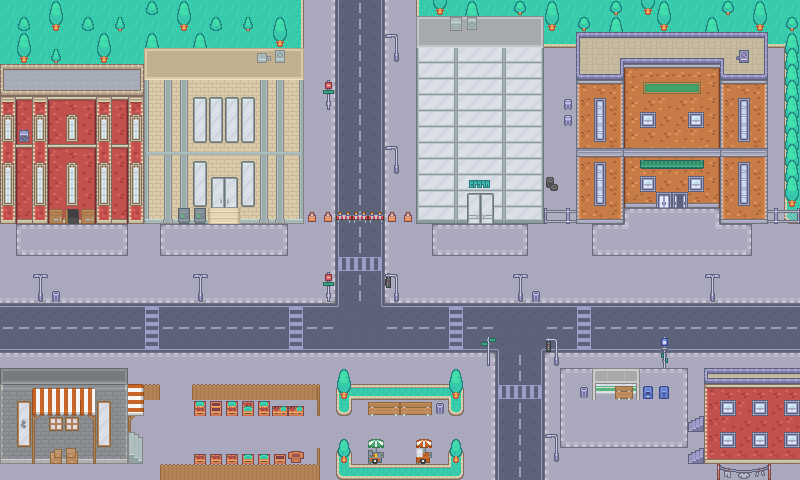

Below is a game level as drawn by its tile map, then a one-line description and the .tmx that defines it (tile-layer data replaced by summaries):
An orthogonal 50x30 tile map with 16x16 px tiles, 24 tile layers (фон, дорога, асфальт, газон, ...), 2 tilesets and 18 objects.

<map version="1.10" tiledversion="1.11.2" orientation="orthogonal" renderorder="right-down" width="50" height="30" tilewidth="16" tileheight="16" infinite="0" nextlayerid="38" nextobjectid="31">
 <editorsettings>
  <export target="city1.tmj" format="json" />
 </editorsettings>
 <tileset firstgid="1" source="tilemap_packed.tsx" />
 <tileset firstgid="487" source="tilemap_packed1.tsx" />
 <layer id="1" name="фон" width="50" height="30">
  <data>[1500 cells, 1500 non-empty, 1 distinct tile ids]</data>
 </layer>
 <layer id="2" name="дорога" width="50" height="30">
  <data>[1500 cells, 231 non-empty, 17 distinct tile ids]</data>
 </layer>
 <layer id="9" name="асфальт" width="50" height="30">
  <data>[1500 cells, 230 non-empty, 10 distinct tile ids]</data>
 </layer>
 <objectgroup id="35" name="Подписи зданий" offsetx="8" offsety="192">
  <object id="3" x="600" y="40" width="133" height="12.3333">
   <text fontfamily="QuinqueFive" pixelsize="10" wrap="1" color="#55557f">Предприятие</text>
  </object>
  <object id="5" x="445" y="40" width="61.6667" height="19">
   <text fontfamily="QuinqueFive" pixelsize="10" wrap="1" color="#55557f">биржа</text>
  </object>
  <object id="6" x="190" y="40" width="53" height="19">
   <text fontfamily="QuinqueFive" pixelsize="10" wrap="1" color="#55557f">банк</text>
  </object>
  <object id="7" x="10" y="40" width="111" height="19">
   <text fontfamily="QuinqueFive" pixelsize="10" wrap="1" color="#55557f">налоговая</text>
  </object>
  <object id="8" x="192" y="240" width="88" height="16.0653" rotation="359.974">
   <text fontfamily="QuinqueFive" pixelsize="10" wrap="1" color="#55557f">магазин </text>
  </object>
  <object id="9" x="570" y="215" width="87" height="15">
   <text fontfamily="QuinqueFive" pixelsize="10" wrap="1" color="#55557f">новости</text>
  </object>
 </objectgroup>
 <group id="33" name="задний план газон">
  <layer id="18" name="газон" width="50" height="30">
   <data>[1500 cells, 178 non-empty, 7 distinct tile ids]</data>
  </layer>
  <layer id="25" name="деревья" width="50" height="30">
   <data>[1500 cells, 54 non-empty, 6 distinct tile ids]</data>
  </layer>
 </group>
 <layer id="31" name="декор улицы" width="50" height="30">
  <properties>
   <property name="collides" type="bool" value="true" />
  </properties>
  <data>[1500 cells, 42 non-empty, 20 distinct tile ids]</data>
 </layer>
 <group id="20" name="магазин">
  <layer id="22" name="забор" width="50" height="30">
   <properties>
    <property name="collides" type="bool" value="true" />
   </properties>
   <data>[1500 cells, 22 non-empty, 8 distinct tile ids]</data>
  </layer>
  <layer id="7" name="магазин здание" width="50" height="30">
   <data>[1500 cells, 50 non-empty, 14 distinct tile ids]</data>
  </layer>
  <layer id="19" name="магазин детали" width="50" height="30">
   <properties>
    <property name="collides" type="bool" value="true" />
   </properties>
   <data>[1500 cells, 25 non-empty, 19 distinct tile ids]</data>
  </layer>
  <layer id="21" name="магазин витрины" width="50" height="30">
   <properties>
    <property name="collides" type="bool" value="true" />
   </properties>
   <data>[1500 cells, 16 non-empty, 10 distinct tile ids]</data>
  </layer>
 </group>
 <group id="24" name="парк">
  <layer id="23" name="парк" width="50" height="30">
   <data>[1500 cells, 20 non-empty, 7 distinct tile ids]</data>
  </layer>
  <layer id="34" name="деревья скамейки" width="50" height="30">
   <properties>
    <property name="collides" type="bool" value="true" />
   </properties>
   <data>[1500 cells, 18 non-empty, 11 distinct tile ids]</data>
  </layer>
 </group>
 <group id="27" name="новости">
  <layer id="8" name="новости" width="50" height="30">
   <properties>
    <property name="collides" type="bool" value="true" />
   </properties>
   <data>[1500 cells, 6 non-empty, 6 distinct tile ids]</data>
  </layer>
  <layer id="26" name="скамейка" width="50" height="30">
   <data>[1500 cells, 5 non-empty, 5 distinct tile ids]</data>
  </layer>
 </group>
 <group id="30" name="просто дом">
  <layer id="28" name="просто дом здание" width="50" height="30">
   <data>[1500 cells, 38 non-empty, 10 distinct tile ids]</data>
  </layer>
  <layer id="29" name="просто дом декор" width="50" height="30">
   <data>[1500 cells, 11 non-empty, 6 distinct tile ids]</data>
  </layer>
 </group>
 <group id="11" name="налоговая">
  <layer id="3" name="налоговая здание" width="50" height="30">
   <data>[1500 cells, 90 non-empty, 19 distinct tile ids]</data>
  </layer>
  <layer id="10" name="налоговая детали" width="50" height="30">
   <data>[1500 cells, 29 non-empty, 6 distinct tile ids]</data>
  </layer>
 </group>
 <group id="13" name="банк">
  <layer id="4" name="банк здание" width="50" height="30">
   <data>[1500 cells, 110 non-empty, 20 distinct tile ids]</data>
  </layer>
  <layer id="12" name="банк детали" width="50" height="30">
   <data>[1500 cells, 26 non-empty, 10 distinct tile ids]</data>
  </layer>
 </group>
 <group id="15" name="биржа">
  <layer id="5" name="биржа здание" width="50" height="30">
   <data>[1500 cells, 104 non-empty, 14 distinct tile ids]</data>
  </layer>
  <layer id="14" name="биржа детали" width="50" height="30">
   <data>[1500 cells, 8 non-empty, 8 distinct tile ids]</data>
  </layer>
 </group>
 <group id="17" name="предприятие">
  <layer id="6" name="предприятие здание" width="50" height="30">
   <data>[1500 cells, 138 non-empty, 34 distinct tile ids]</data>
  </layer>
  <layer id="16" name="предприятие детали" width="50" height="30">
   <data>[1500 cells, 27 non-empty, 13 distinct tile ids]</data>
  </layer>
 </group>
 <objectgroup id="36" name="Коллизии" visible="0">
  <object id="11" x="0" y="0" width="800" height="224">
   <properties>
    <property name="collides" type="bool" value="true" />
   </properties>
  </object>
  <object id="14" x="-16" y="208" width="16" height="272">
   <properties>
    <property name="collides" type="bool" value="true" />
   </properties>
  </object>
  <object id="15" x="0" y="368" width="128" height="96">
   <properties>
    <property name="collides" type="bool" value="true" />
   </properties>
  </object>
  <object id="19" x="-16" y="480" width="816" height="16">
   <properties>
    <property name="collides" type="bool" value="true" />
   </properties>
  </object>
  <object id="20" x="800" y="208" width="16" height="288">
   <properties>
    <property name="collides" type="bool" value="true" />
   </properties>
  </object>
  <object id="22" x="704" y="368" width="96" height="96">
   <properties>
    <property name="collides" type="bool" value="true" />
   </properties>
  </object>
 </objectgroup>
 <objectgroup id="37" name="Взаимодействие" visible="0">
  <object id="23" x="16" y="224" width="112" height="32">
   <properties>
    <property name="action" value="tax" />
   </properties>
  </object>
  <object id="24" x="160" y="224" width="128" height="32">
   <properties>
    <property name="action" value="bank" />
   </properties>
  </object>
  <object id="26" x="432" y="224" width="96" height="32">
   <properties>
    <property name="action" value="stock" />
   </properties>
  </object>
  <object id="27" x="592" y="224" width="160" height="32">
   <properties>
    <property name="action" value="company" />
   </properties>
  </object>
  <object id="28" x="144" y="400" width="176" height="64">
   <properties>
    <property name="action" value="shop" />
   </properties>
  </object>
  <object id="29" x="560" y="368" width="128" height="80">
   <properties>
    <property name="action" value="news" />
   </properties>
  </object>
 </objectgroup>
</map>
